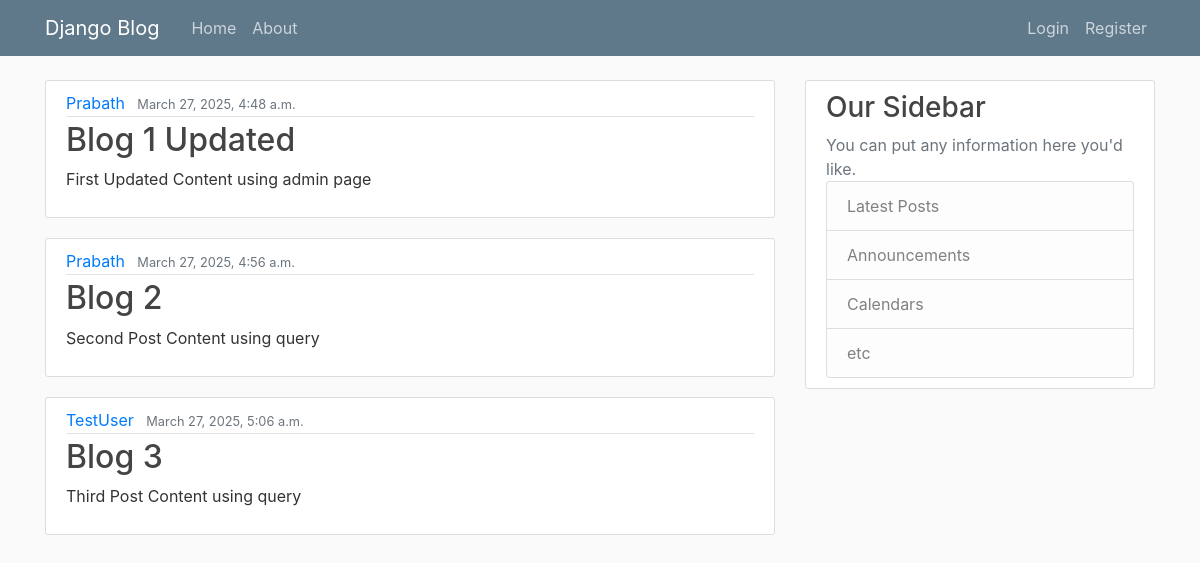
The page / on the database its author committed.
### blog/models.py (models this page shows, shortened)
class Post(models.Model):
    title = models.CharField(max_length=100)
    content = models.TextField()
    date_posted = models.DateTimeField(default=timezone.now)
    author = models.ForeignKey(User, on_delete=models.CASCADE)

### blog/views.py (the view)
# urls.py: path('', views.home, name='blog-home'),  # refers the home function in views.py file
def home(request):
    context = {
        'posts': Post.objects.all()
    }
    return render(request, 'blog/home.html', context=context)

### blog/templates/blog/home.html
{% extends "blog/base.html" %}
{% block content %}
    {% for post in posts %}
        <article class="media content-section">
          <div class="media-body">
            <div class="article-metadata">
              <a class="mr-2" href="#">{{ post.author }}</a>
              <small class="text-muted">{{ post.date_posted }}</small>
            </div>
            <h2><a class="article-title" href="#">{{ post.title }}</a></h2>
            <p class="article-content">{{ post.content }}</p>
          </div>
        </article>
    {% endfor %}
{% endblock content %}

### blog/templates/blog/base.html (shortened to what this page needs)
{% load static %}
<!DOCTYPE html>
<html lang="en">
<head>
    <link rel="stylesheet" href="https://cdn.jsdelivr.net/npm/bootstrap@4.0.0/dist/css/bootstrap.min.css">
    <link rel="stylesheet" type="text/css" href="{% static 'blog/main.css' %}">
</head>
<body>
    <header class="site-header">
      <nav class="navbar navbar-expand-md navbar-dark bg-steel fixed-top">
        <div class="container">
          <a class="navbar-brand mr-4" href="/">Django Blog</a>
          <div class="collapse navbar-collapse" id="navbarToggle">
            <div class="navbar-nav mr-auto">
              <a class="nav-item nav-link" href="{% url 'blog-home' %}">Home</a>
              <a class="nav-item nav-link" href="{% url 'blog-about' %}">About</a>
            </div>
            {% if user.is_authenticated %}
                <span class="navbar-text mr-3">
                    Welcome {{ user.username }}!
                </span>
                <div class="navbar-nav">
                    <a class="nav-item nav-link" href="{% url 'profile' %}">Profile</a>
                </div>
                <form method="POST" action="{% url 'logout' %}" style="display: inline;">
                    {% csrf_token %}
                    <div class="navbar-nav mr-auto">
                        <button type="submit" class="nav-item nav-link btn btn-link">Logout</button>
                    </div>
                </form>
            {% else %}
                <div class="navbar-nav">
                    <a class="nav-item nav-link" href="{% url 'login' %}">Login</a>
                    <a class="nav-item nav-link" href="{% url 'register' %}">Register</a>
                </div>
            {% endif %}
          </div>
        </div>
      </nav>
    </header>
    <main role="main" class="container">
      <div class="row">
        <div class="col-md-8">
            {% block content %}{% endblock %}
        </div>
        <div class="col-md-4">
          <div class="content-section">
            <h3>Our Sidebar</h3>
            <div class='text-muted'>You can put any information here you'd like.
              <ul class="list-group">
                <li class="list-group-item list-group-item-light">Latest Posts</li>
                <li class="list-group-item list-group-item-light">Announcements</li>
                <li class="list-group-item list-group-item-light">Calendars</li>
                <li class="list-group-item list-group-item-light">etc</li>
              </ul>
            </div>
          </div>
        </div>
      </div>
    </main>
</body>
</html>

### blog/static/blog/main.css (style rules this page uses)
body { background: #fafafa; color: #333333; margin-top: 5rem; }
h1, h2, h3, h4, h5, h6 { color: #444444; }
ul { margin: 0; }
.bg-steel { background-color: #5f788a; }
.site-header .navbar-nav .nav-link { color: #cbd5db; }
.content-section { background: #ffffff; padding: 10px 20px; border: 1px solid #dddddd; border-radius: 3px; margin-bottom: 20px; }
.article-title { color: #444444; }
.article-content { white-space: pre-line; }
.article-metadata { padding-bottom: 1px; margin-bottom: 4px; border-bottom: 1px solid #e3e3e3 }

### rows shown on the page
Post: author "Prabath", date_posted "March 27, 2025, 4:48 a.m.", title "Blog 1 Updated", content "First Updated Content using admin page"
Post: author "Prabath", date_posted "March 27, 2025, 4:56 a.m.", title "Blog 2", content "Second Post Content using query"
Post: author "TestUser", date_posted "March 27, 2025, 5:06 a.m.", title "Blog 3", content "Third Post Content using query"
